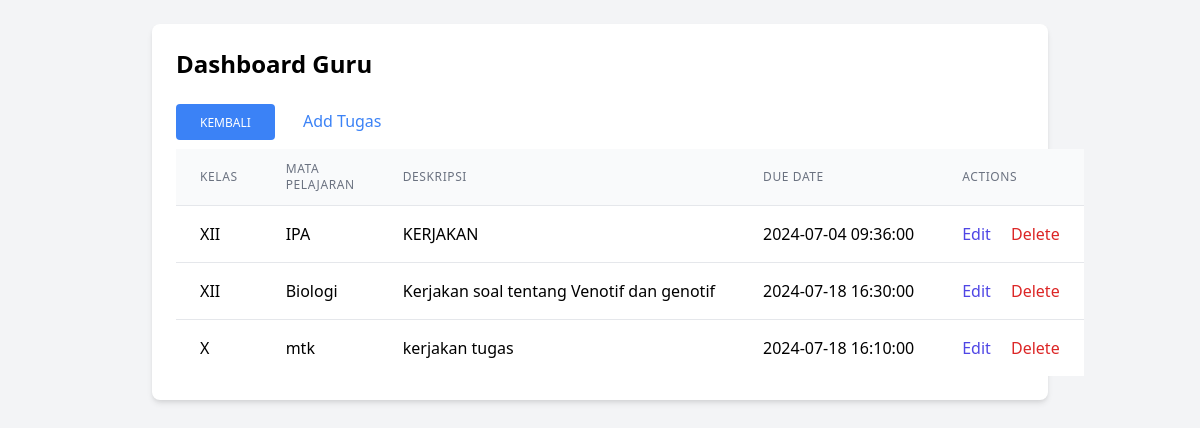
The page /dashboard_guru/tugas_siswa.php (signed in) on the database its author committed.
### tables this page shows
CREATE TABLE `tugas` (
  `id` int(11) NOT NULL,
  `guru_id` int(11) NOT NULL,
  `kelas` varchar(10) NOT NULL,
  `mata_pelajaran` varchar(50) NOT NULL,
  `deskripsi` text DEFAULT NULL,
  `due_date` datetime NOT NULL,
  `overdue` tinyint(1) DEFAULT 0
);

### public/dashboard_guru/tugas_siswa.php (the view, shortened to what this page needs)
<?php
include '../db.php';
$guru_id = $_SESSION['user_id'];
$sql = "SELECT * FROM tugas WHERE guru_id='$guru_id'";
$result = $conn->query($sql);
?>
<!DOCTYPE html>
<html>
<head>
    <link href="https://cdn.jsdelivr.net/npm/tailwindcss@2.2.19/dist/tailwind.min.css" rel="stylesheet">
</head>
<body class="bg-gray-100 p-6">
    <div class="max-w-4xl mx-auto bg-white p-6 rounded-lg shadow-md">
        <h2 class="text-2xl font-bold mb-6">Dashboard Guru</h2>
        <a href="../role.php" role="button" class="mr-6 inline-block rounded bg-blue-500 text-white shadow-[0_4px_9px_-4px_rgba(51,45,45,0.7)] hover:bg-blue-600 hover:shadow-[0_8px_9px_-4px_rgba(51,45,45,0.2),0_4px_18px_0_rgba(51,45,45,0.1)] focus:bg-blue-800 focus:shadow-[0_8px_9px_-4px_rgba(51,45,45,0.2),0_4px_18px_0_rgba(51,45,45,0.1)] active:bg-blue-700 active:shadow-[0_8px_9px_-4px_rgba(51,45,45,0.2),0_4px_18px_0_rgba(51,45,45,0.1)] px-6 pb-2 pt-2.5 text-xs font-medium uppercase leading-normal transition duration-150 ease-in-out focus:outline-none focus:ring-0">kembali</a>
        <a href="add_tugas.php" class="text-blue-500 hover:text-blue-700 mb-4 inline-block">Add Tugas</a>
        <table class="min-w-full divide-y divide-gray-200">
            <thead class="bg-gray-50">
                <tr>
                    <th class="px-6 py-3 text-left text-xs font-medium text-gray-500 uppercase tracking-wider">Kelas</th>
                    <th class="px-6 py-3 text-left text-xs font-medium text-gray-500 uppercase tracking-wider">Mata Pelajaran</th>
                    <th class="px-6 py-3 text-left text-xs font-medium text-gray-500 uppercase tracking-wider">Deskripsi</th>
                    <th class="px-6 py-3 text-left text-xs font-medium text-gray-500 uppercase tracking-wider">Due Date</th>
                    <th class="px-6 py-3 text-left text-xs font-medium text-gray-500 uppercase tracking-wider">Actions</th>
                </tr>
            </thead>
            <tbody class="bg-white divide-y divide-gray-200">
                <?php while ($row = $result->fetch_assoc()): ?>
                    <tr>
                        <td class="px-6 py-4 whitespace-nowrap"><?php echo $row['kelas']; ?></td>
                        <td class="px-6 py-4 whitespace-nowrap"><?php echo $row['mata_pelajaran']; ?></td>
                        <td class="px-6 py-4 whitespace-nowrap"><?php echo $row['deskripsi']; ?></td>
                        <td class="px-6 py-4 whitespace-nowrap"><?php echo $row['due_date']; ?></td>
                        <td class="px-6 py-4 whitespace-nowrap">
                            <a href="edit_tugas.php?id=<?php echo $row['id']; ?>" class="text-indigo-600 hover:text-indigo-900">Edit</a>
                            <a href="delete_tugas.php?id=<?php echo $row['id']; ?>" class="text-red-600 hover:text-red-900 ml-4" onclick="return confirm('yakin ingin menghapus tugas ini?');">Delete</a>
                        </td>
                    </tr>
                <?php endwhile; ?>
            </tbody>
        </table>
    </div>
</body>
</html>

### rows shown on the page
tugas: kelas "XII", mata_pelajaran "IPA", deskripsi "KERJAKAN", due_date "2024-07-04 09:36:00"
tugas: kelas "XII", mata_pelajaran "Biologi", deskripsi "Kerjakan soal tentang Venotif dan genotif", due_date "2024-07-18 16:30:00"
tugas: kelas "X", mata_pelajaran "mtk", deskripsi "kerjakan tugas", due_date "2024-07-18 16:10:00"
